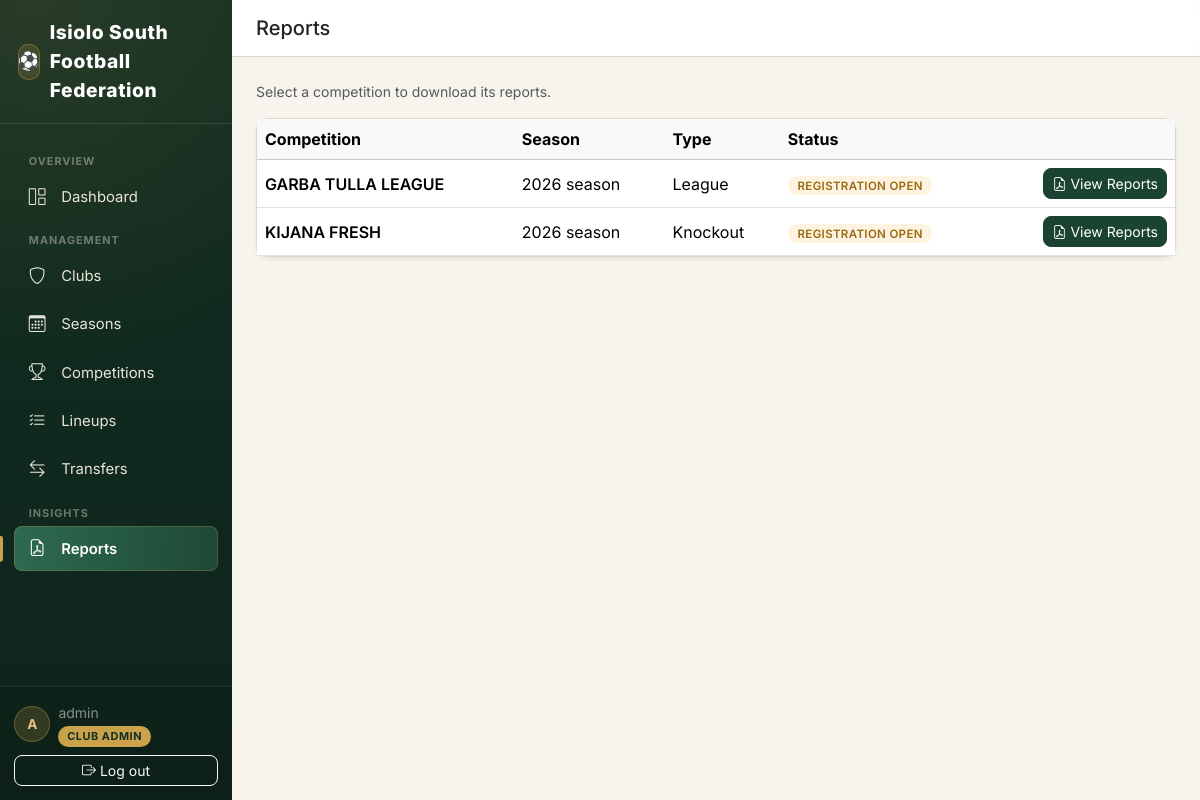
/reports/home/ (signed in), run on the app's committed database.
### accounts/models.py (models this page shows, shortened)
class CustomUser(AbstractUser):
    class Role(models.TextChoices):
        SUPER_ADMIN = "SUPER_ADMIN", "Super Admin"
        SUBCOUNTY_ADMIN = "SUBCOUNTY_ADMIN", "Sub-County Admin"
        CLUB_ADMIN = "CLUB_ADMIN", "Club Admin"
        REFEREE = "REFEREE", "Referee"
    role = models.CharField(
        max_length=20,
        choices=Role.choices,
        default=Role.CLUB_ADMIN,
        help_text="Determines what this user can see and do in FCMS.",
    )
    phone_number = models.CharField(max_length=20, blank=True)
    club = models.ForeignKey(
        "clubs.Club",
        on_delete=models.SET_NULL,
        null=True,
        blank=True,
        related_name="admins",
        help_text="Only set for Club Admin role.",
    )

### competitions/models.py (models this page shows, shortened)
class Competition(models.Model):
    class CompetitionType(models.TextChoices):
        LEAGUE = "LEAGUE", "League"
        KNOCKOUT = "KNOCKOUT", "Knockout"
        GROUP_KNOCKOUT = "GROUP_KNOCKOUT", "Group + Knockout"
        FRIENDLY = "FRIENDLY", "Friendly"
    class Status(models.TextChoices):
        DRAFT = "DRAFT", "Draft"
        REGISTRATION = "REGISTRATION", "Registration Open"
        ONGOING = "ONGOING", "Ongoing"
        COMPLETED = "COMPLETED", "Completed"
    season = models.ForeignKey(Season, on_delete=models.CASCADE, related_name="competitions")
    name = models.CharField(max_length=150, help_text='e.g. "Garbatulla Sub-County League"')
    competition_type = models.CharField(max_length=20, choices=CompetitionType.choices)
    status = models.CharField(max_length=20, choices=Status.choices, default=Status.DRAFT)
    double_round_robin = models.BooleanField(
        default=False,
        help_text="League only: teams play each other twice (home & away) instead of once.",
    )
    points_win = models.PositiveSmallIntegerField(default=3)
    points_draw = models.PositiveSmallIntegerField(default=1)
    points_loss = models.PositiveSmallIntegerField(default=0)
    two_legged_ties = models.BooleanField(
        default=False, help_text="Knockout only: each tie is played home & away (aggregate score)."
    )
    extra_time_enabled = models.BooleanField(default=True, help_text="Knockout only.")
    penalties_enabled = models.BooleanField(
        default=True, help_text="Knockout only: penalty shootout if still level after extra time."
    )
    has_third_place_playoff = models.BooleanField(default=False, help_text="Knockout only.")
    teams_qualifying_per_group = models.PositiveSmallIntegerField(
        default=2,
        help_text="Group + Knockout only: how many teams from each group advance to the knockout stage.",
    )
    created_at = models.DateTimeField(auto_now_add=True)
    class Meta:
        ordering = ["-created_at"]
        unique_together = ("season", "name")

### seasons/models.py (models this page shows, shortened)
class Season(models.Model):
    name = models.CharField(max_length=100, unique=True, help_text='e.g. "2026 Season"')
    start_date = models.DateField()
    end_date = models.DateField(null=True, blank=True)
    is_active = models.BooleanField(
        default=False,
        help_text="Only one season should be active at a time. Used as the default for new fixtures/dashboards.",
    )
    created_at = models.DateTimeField(auto_now_add=True)
    class Meta:
        ordering = ["-start_date"]

### reports/views.py (the view)
# urls.py: path("home/", views.reports_home, name="home"),
@login_required
def reports_home(request):
    competitions = Competition.objects.select_related("season").order_by(
        "-season__start_date", "name"
    )
    return render(request, "reports/reports_home.html", {"competitions": competitions})

### reports/templates/reports/reports_home.html (shortened to what this page needs)
{% extends "base.html" %}
{% block page_title %}Reports{% endblock %}
{% block content %}
<p class="text-muted small mb-3">Select a competition to download its reports.</p>
{% if competitions %}
<div class="card shadow-sm">
    <table class="table table-hover align-middle mb-0">
        <thead class="table-light">
            <tr>
                <th>Competition</th>
                <th>Season</th>
                <th>Type</th>
                <th>Status</th>
                <th></th>
            </tr>
        </thead>
        <tbody>
        {% for comp in competitions %}
        <tr>
            <td class="fw-semibold">{{ comp.name }}</td>
            <td>{{ comp.season.name }}</td>
            <td>{{ comp.get_competition_type_display }}</td>
            <td>
                <span class="status-pill status-{% if comp.status == 'ONGOING' %}ACTIVE{% elif comp.status == 'COMPLETED' %}INACTIVE{% else %}PENDING{% endif %}">
                    {{ comp.get_status_display }}
                </span>
            </td>
            <td class="text-end">
                <a href="{% url 'reports:index' comp.pk %}" class="btn btn-sm btn-primary">
                    <i class="bi bi-file-earmark-pdf me-1"></i>View Reports
                </a>
            </td>
        </tr>
        {% endfor %}
        </tbody>
    </table>
</div>
{% else %}
<div class="card shadow-sm p-5 text-center text-muted">
    <i class="bi bi-file-earmark-pdf fs-1 mb-2"></i>
    <p class="mb-0">No competitions yet. Create a competition first.</p>
</div>
{% endif %}
{% endblock %}

### templates/base.html (shortened to what this page needs)
{% load static %}
<!DOCTYPE html>
<html lang="en">
<head>
    <link href="https://cdnjs.cloudflare.com/ajax/libs/bootstrap/5.3.3/css/bootstrap.min.css" rel="stylesheet">
    <link href="https://cdnjs.cloudflare.com/ajax/libs/bootstrap-icons/1.11.3/font/bootstrap-icons.min.css" rel="stylesheet">
</head>
<body>
<div class="d-flex" style="min-height: 100vh;">
    {% if user.is_authenticated %}
    <nav class="sidebar d-none d-lg-flex">
        <div class="brand">
            <span class="brand-badge">⚽</span> Isiolo South Football Federation
        </div>
        <div class="sidebar-scroll">
            <div class="nav-section-label">Overview</div>
            <ul class="nav nav-pills flex-column gap-1 mb-1">
                <li class="nav-item">
                    <a class="nav-link {% if request.resolver_match.app_name == 'dashboard' %}active{% endif %}" href="{% url 'dashboard:home' %}">
                        <i class="bi bi-grid-1x2 me-2"></i>Dashboard
                    </a>
                </li>
            </ul>
            <div class="nav-section-label">Management</div>
            <ul class="nav nav-pills flex-column gap-1 mb-1">
                <li class="nav-item">
                    <a class="nav-link {% if request.resolver_match.app_name == 'clubs' %}active{% endif %}" href="{% url 'clubs:list' %}">
                        <i class="bi bi-shield me-2"></i>Clubs
                    </a>
                </li>
                <li class="nav-item">
                    <a class="nav-link {% if request.resolver_match.app_name == 'seasons' %}active{% endif %}" href="{% url 'seasons:list' %}">
                        <i class="bi bi-calendar3 me-2"></i>Seasons
                    </a>
                </li>
                <li class="nav-item">
                    <a class="nav-link {% if request.resolver_match.app_name == 'competitions' %}active{% endif %}" href="{% url 'competitions:list' %}">
                        <i class="bi bi-trophy me-2"></i>Competitions
                    </a>
                </li>
                <li class="nav-item">
                    <a class="nav-link {% if request.resolver_match.app_name == 'lineups' %}active{% endif %}" href="{% url 'lineups:home' %}">
                        <i class="bi bi-list-check me-2"></i>Lineups
                    </a>
                </li>
                <li class="nav-item">
                    <a class="nav-link {% if request.resolver_match.app_name == 'transfers' %}active{% endif %}" href="{% url 'transfers:dashboard' %}">
                        <i class="bi bi-arrow-left-right me-2"></i>Transfers
                    </a>
                </li>
            </ul>
            <div class="nav-section-label">Insights</div>
            <ul class="nav nav-pills flex-column gap-1">
                <li class="nav-item">
                    <a class="nav-link {% if request.resolver_match.app_name == 'reports' %}active{% endif %}" href="{% url 'reports:home' %}">
                        <i class="bi bi-file-earmark-pdf me-2"></i>Reports
                    </a>
                </li>
            </ul>
        </div>
        <div class="sidebar-footer">
            <div class="d-flex align-items-center gap-2 mb-2">
                <div class="user-avatar">{{ user.get_full_name|default:user.username|slice:":1"|upper }}</div>
                <div style="min-width:0;">
                    <div class="small text-white-50 text-truncate">{{ user.get_full_name|default:user.username }}</div>
                    <span class="role-badge">{{ user.get_role_display }}</span>
                </div>
            </div>
            <form method="post" action="{% url 'accounts:logout' %}">
                <button class="btn btn-sm btn-outline-light w-100" type="submit">
                    <i class="bi bi-box-arrow-right me-1"></i>Log out
                </button>
            </form>
        </div>
    </nav>
    {% endif %}
    <main class="flex-grow-1 d-flex flex-column" style="min-width:0; height: 100vh; overflow-y: auto;" id="mainScroll">
        {% if user.is_authenticated %}
        <div class="top-bar px-3 px-lg-4 py-3" id="topBar">
            <div class="d-flex align-items-center gap-3">
                <h5 class="mb-0">{% block page_title %}{% endblock %}</h5>
            </div>
        </div>
        {% endif %}
        <div class="content-area flex-grow-1">
            {% block content %}{% endblock %}
        </div>
    </main>
</div>
</body>
</html>

### templates/base.html (style rules this page uses)
:root { --pitch-green: #1B4332; --pitch-green-dark: #122E22; --pitch-green-light: #2D6A4F; --line-white: #F7F4ED; --chalk: #E9E4D8; --gold: #C9A24B; --gold-light: #E4C77D; --card-border: #DDD7C8; --sidebar-width: 232px; }
html { scroll-behavior: smooth; }
* { scrollbar-width: thin; scrollbar-color: var(--card-border) transparent; }
body { background: var(--line-white); font-family: 'Inter', 'Segoe UI', system-ui, -apple-system, sans-serif; color: #1F2421; }
a { -webkit-tap-highlight-color: transparent; }
.sidebar { background: radial-gradient(circle at 15% 0%, rgba(201,162,75,0.12), transparent 45%), linear-gradient(180deg, var(--pitch-green-dark) 0%, #0E241B 100%); height: 100vh; color: var(--chalk); width: var(--sidebar-width); position: sticky; top: 0; flex-shrink: 0; display: flex; flex-direction: column; padding: 0 !important; overflow: hidden; }
.sidebar .brand { font-weight: 800; letter-spacing: 0.03em; font-size: 1.2rem; color: #fff; border-bottom: 1px solid rgba(255,255,255,0.1); display: flex; align-items: center; gap: 0.6rem; padding: 1.15rem 1.1rem; flex-shrink: 0; }
.sidebar .brand .brand-badge { width: 36px; height: 36px; border-radius: 10px; background: rgba(201,162,75,0.18); box-shadow: inset 0 0 0 1px rgba(201,162,75,0.35); display: flex; align-items: center; justify-content: center; font-size: 1.1rem; }
.sidebar-scroll { flex: 1 1 auto; overflow-y: auto; overflow-x: hidden; padding: 1rem 0.9rem; }
.nav-section-label { font-size: 0.68rem; font-weight: 700; letter-spacing: 0.09em; text-transform: uppercase; color: rgba(233,228,216,0.42); padding: 0.4rem 0.9rem 0.35rem; margin-top: 0.4rem; }
.sidebar .nav-link { color: var(--chalk); border-radius: 8px; padding: 0.6rem 0.9rem; font-size: 0.93rem; display: flex; align-items: center; gap: 0.15rem; position: relative; transition: background 0.15s ease, color 0.15s ease, padding-left 0.15s ease; }
.sidebar .nav-link i { font-size: 1.05rem; width: 22px; }
.sidebar .nav-link.active { background: linear-gradient(90deg, var(--pitch-green-light), rgba(45,106,79,0.5)); color: #fff; font-weight: 600; box-shadow: inset 0 0 0 1px rgba(201,162,75,0.25); }
.sidebar .nav-link.active::before { content: ""; position: absolute; left: -0.9rem; top: 50%; transform: translateY(-50%); width: 3px; height: 60%; background: var(--gold); border-radius: 0 3px 3px 0; }
.sidebar .role-badge { background: var(--gold); color: var(--pitch-green-dark); font-size: 0.68rem; font-weight: 700; letter-spacing: 0.05em; padding: 0.2rem 0.55rem; border-radius: 999px; text-transform: uppercase; }
.sidebar-footer { flex-shrink: 0; padding: 0.9rem; border-top: 1px solid rgba(255,255,255,0.1); background: rgba(0,0,0,0.12); }
.user-avatar { width: 36px; height: 36px; border-radius: 50%; background: rgba(201,162,75,0.2); color: var(--gold-light); display: flex; align-items: center; justify-content: center; font-weight: 700; font-size: 0.85rem; flex-shrink: 0; box-shadow: inset 0 0 0 1px rgba(201,162,75,0.35); }
.top-bar { border-bottom: 1px solid var(--card-border); background: rgba(255,255,255,0.92); backdrop-filter: saturate(180%) blur(8px); position: sticky; top: 0; z-index: 1030; transition: box-shadow 0.2s ease; }
.card { border: 1px solid var(--card-border); border-radius: 12px; transition: box-shadow 0.2s ease, transform 0.2s ease; }
.btn-primary { background: var(--pitch-green); border-color: var(--pitch-green); }
.btn { border-radius: 8px; transition: transform 0.1s ease, box-shadow 0.15s ease; }
.status-pill { font-size: 0.72rem; font-weight: 600; padding: 0.18rem 0.6rem; border-radius: 999px; text-transform: uppercase; letter-spacing: 0.03em; }
.status-PENDING { background: #FDF3E0; color: #9A6A12; }
.content-area { padding: 1.5rem; }

### data on the page
CustomUser: get_full_name "A", get_full_name "admin", role "CLUB ADMIN"
Competition: name "GARBA TULLA LEAGUE", season.name "2026 season", competition_type "League", status "REGISTRATION OPEN"
Competition: name "KIJANA FRESH", season.name "2026 season", competition_type "Knockout", status "REGISTRATION OPEN"
